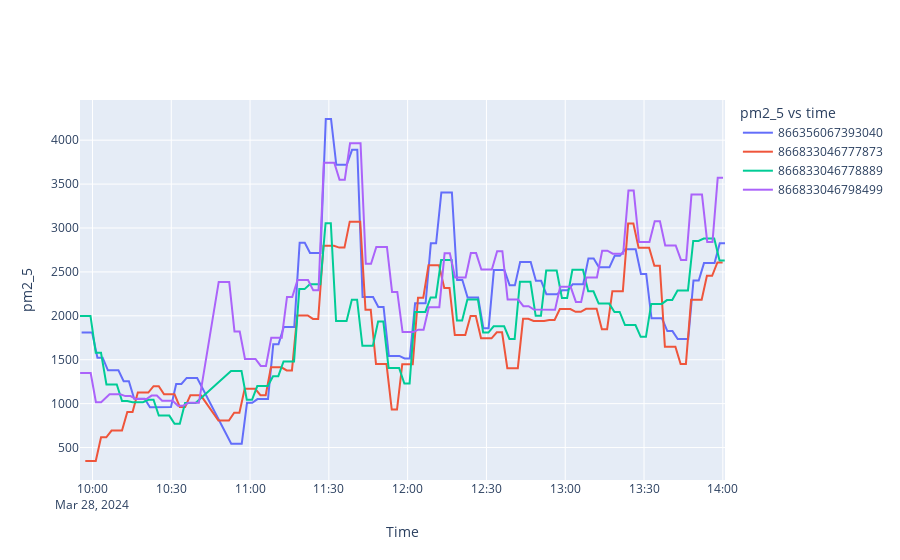

The code cell stored with this chart in its notebook:
### Code cell
graphe(df=df_capteur_entreprise)
